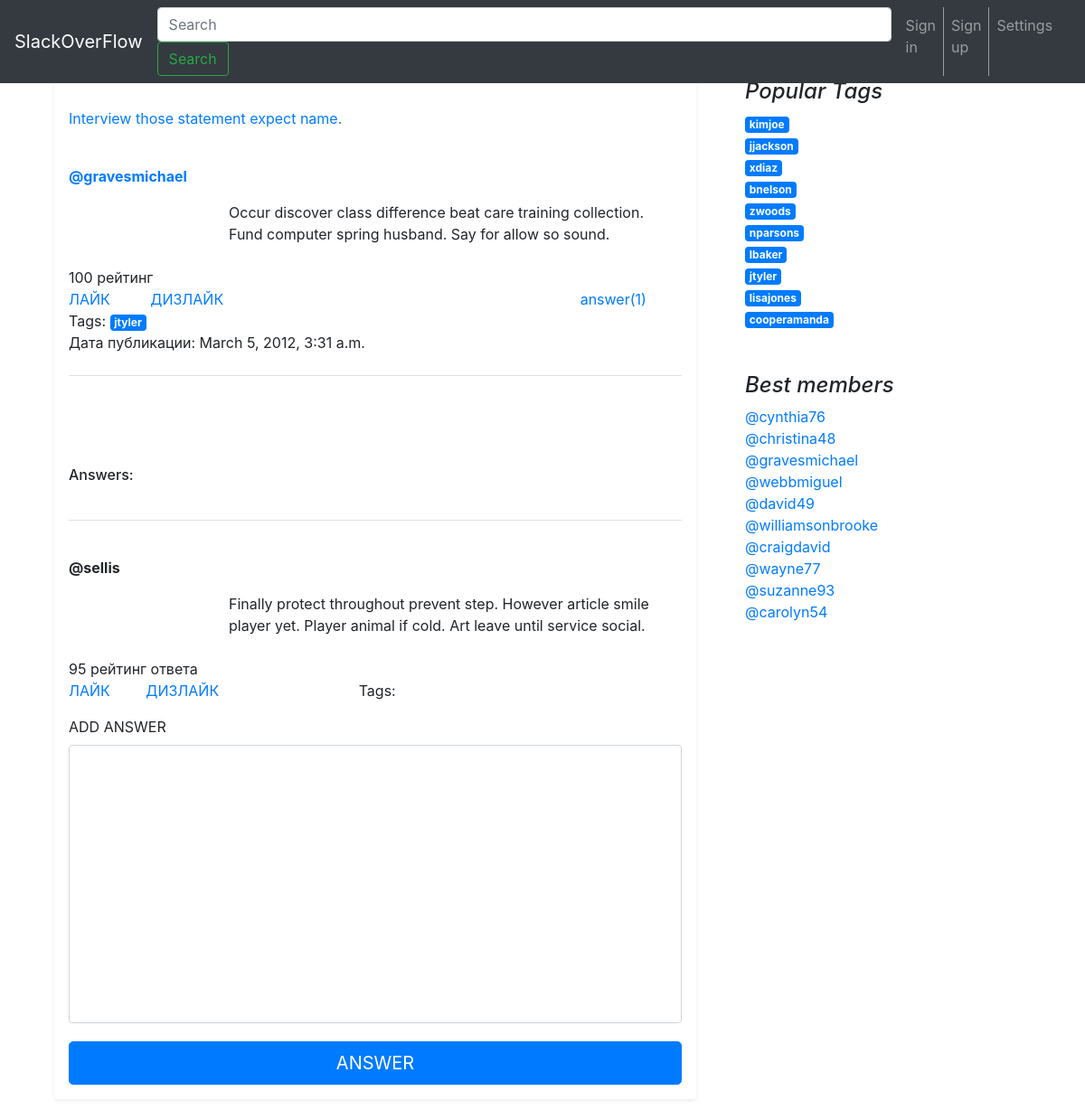
The app's page /question/19/ with its own data.
### app/models.py (models this page shows, shortened)
class Question(models.Model):
    author = models.ForeignKey(Client, on_delete=models.CASCADE)
    title = models.CharField('Title question', max_length=200)
    text = models.TextField('Text question')
    tags = models.ManyToManyField(Tag, verbose_name="list of tags")
    rating = models.IntegerField('Rating question', default=0)
    dateTime = models.DateTimeField('Publication date')
    objects = QuestionManager()

class Client(models.Model):
    user = models.OneToOneField(
        settings.AUTH_USER_MODEL,
        on_delete=models.CASCADE,
    )
    rating = models.IntegerField('rating user')
    objects = UserManager()
    def __str__(self):
        return self.user.username

class Tag(models.Model):
    title = models.CharField(max_length=128, unique="true")
    rating = models.IntegerField(default=0)
    objects = TagManager()
    def __str__(self):
        return self.title

class Comment(models.Model):
    question = models.ForeignKey(Question, on_delete=models.CASCADE)  # удаляет все комменты в случае удаления вопроса
    author = models.CharField('Author comment', max_length=50)
    text = models.TextField('Text comment')
    rating = models.BigIntegerField(default=0)
    objects = CommentManager()
    isRihtAnswer = models.BooleanField('it is true if author set this answer', default=0)

### app/views.py (the view)
# urls.py: path('question/<int:qid>/', views.question, name='question'),
def question(request, qid):
    quest = Question.objects.get(id=qid)
    answers = quest.comment_set.all()
    tags=Tag.objects.best_tags()[0:10]
    users=Client.objects.best_members()[0:10]
    return render(request, 'question_page.html', {
        'question': quest,
        'answers': answers,
        'tags': tags,
        'users': users,
    })

### app/models.py (called while the page is built)
    def best_members(self):
        return self.order_by('-rating')

    def best_tags(self):
        return self.order_by('-rating')

### Templates/question_page.html (shortened to what this page needs)
{% extends 'base.html' %}
{% block content %}
        {% include 'inc/question.html' %}
        <h6 class="pb-2 mb-0" style="margin-top: 100px;">Answers:</h6>
        {% for answer in answers%}
            {% include 'inc/answer.html' %}
        {% endfor %}
        <div class="mb-3">
          <label for="email">ADD ANSWER</label>
          <input type="email" class="form-control" id="email" placeholder="" style="padding-bottom: 300px;">
        </div>
          <button class="btn btn-primary btn-lg btn-block" type="submit" style="margin-top: 20px;">ANSWER</button>
{% endblock content %}

### Templates/inc/question.html (shortened to what this page needs)
{% load static %}
<br class="media-body pb-3 mb-0 small lh-125 border-bottom border-gray">
<p>
<a href="{% url 'question' qid=question.id %}">{{ question.title}}</a>
<div class="row">
    <div class="col-md-3 blog-main">
        <br class="media-body pb-3 mb-0 small lh-125 border-bottom border-gray">
        <strong class="d-block text-gray-dark">
            <a href="#">@{{question.author}}</a>
        </strong>
    </div>
    <aside class="col-md-9 blog-sidebar" style="margin-top: 40px;">
        <br>
        {{question.text}}
        <br>
    </aside>
</div>
<br>
<div class="like_button_count">{{ question.rating }} рейтинг</div>
<a href="#">ЛАЙК</a>
<a href="#" style="margin-left: 40px;">ДИЗЛАЙК</a>
<a href="{% url 'question' qid=question.id %}" style="margin-left: 390px;">
    answer({{question.comment_set.count}})
</a>
<br>
<a>
    <a>
        Tags:
        {% for tag in question.tags.all %}
                    <a class="badge badge-primary" href="{% url 'tagSearch' tag=tag %}">
                        {{ tag.title }}
                    </a>
          {% endfor %}
    </a>
</a>
<a>Дата публикации: {{question.dateTime}}</a>
</p>
<h3 class="border-bottom border-gray pb-2 mb-100">
</h3>

### Templates/inc/answer.html (shortened to what this page needs)
{% load static %}
<br class="media-body pb-3 mb-0 small lh-125 border-bottom border-gray">
<h6 class="border-bottom border-gray pb-2 mb-0"></h6>
<p>
<div class="row">
    <div class="col-md-3 blog-main">
        <br class="media-body pb-3 mb-0 small lh-125 border-bottom border-gray">
        <strong class="d-block text-gray-dark">@{{answer.author}}
        </strong>
    </div>
    <aside class="col-md-9 blog-sidebar" style="margin-top: 40px;">
        <br>
            {{answer.text}}
        <br>
    </aside>
</div>
<br>
<div class="like_button_count">{{answer.rating}} рейтинг ответа</div>
<a href="https://example.com">ЛАЙК</a>
<a href="https://example.com" style="margin-left: 35px;">ДИЗЛАЙК</a>
<a>
    <a style="margin-left: 150px;">
        Tags: </a>
</a>
<br>
</p>

### Templates/inc/rightSide.html
    </div>
    <aside class="col-md-4 blog-sidebar">
      <div class="p-4">
        <h4 class="font-italic">Popular Tags</h4>
        <ol class="list-unstyled mb-0">
          {% for tag in tags%}
            <li>
              <a class="badge badge-primary" href="{% url 'tagSearch' tag=tag %}">
                        {{ tag.title }}
              </a>
            </li>
          {% endfor%}
        </ol>
      </div>
      <div class="p-4">
        <h4 class="font-italic">Best members</h4>
        <ol class="list-unstyled">
          {% for user in users%}
            <li>
              <a href="#">
                        @{{ user }}
              </a>
            </li>
          {% endfor%}
        </ol>
      </div>
    </aside>
  </div>

### records on screen
Question: title "Interview those statement expect name.", author "gravesmichael", text "Occur discover class difference beat care training collection. Fund computer spring husband. Say for allow so sound.", rating "100", comment_set.count "1", dateTime "March 5, 2012, 3:31 a.m."
Tag: title "jtyler"
Comment: author "sellis", text "Finally protect throughout prevent step. However article smile player yet. Player animal if cold. Art leave until service social.", rating "95"
Tag: title "kimjoe"
Tag: title "jjackson"
Tag: title "xdiaz"
Tag: title "bnelson"
Tag: title "zwoods"
Tag: title "nparsons"
Tag: title "lbaker"
Tag: title "lisajones"
Tag: title "cooperamanda"
Client: user.username "cynthia76"
Client: user.username "christina48"
Client: user.username "gravesmichael"
Client: user.username "webbmiguel"
Client: user.username "david49"
Client: user.username "williamsonbrooke"
Client: user.username "craigdavid"
Client: user.username "wayne77"
Client: user.username "suzanne93"
Client: user.username "carolyn54"
